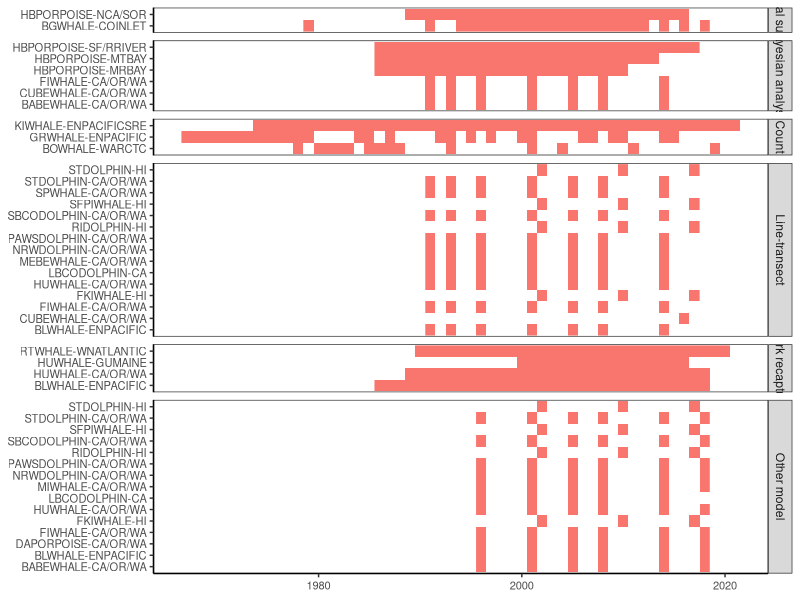

Source code (R):

# clean working environment
rm(list = ls())

# read in package
library(tidyverse)

# set plot directory
plotdir <- "figures"

# read in data
data <- read.csv("data/clean_data/U.S_Abundance_Clean.csv")





# clean data 
data_clean <- data %>%
  select(stock, stock_id, common_name, survey_method, abundance_units, year, abundance, sub_area, parent_stock_id, source_type, catg1, catg2) %>%
  mutate(catg1 = ifelse(common_name == "Mesoplodont beaked whale", "Cetaceans", catg1)) %>%
  mutate(catg2 = ifelse(common_name == "Mesoplodont beaked whale", "Small whales", catg2)) %>%
  mutate(catg1 = factor(catg1, levels = c("Cetaceans", "Pinnipeds", "Fissipeds")))


data_survey <- data_clean %>%
  group_by(stock_id, survey_method) %>%
  summarize(year_numbers = n())

data_cetaceans <- data_clean %>%
  filter(catg1 == "Cetaceans")


# make figure 
my_theme <- theme(axis.text=element_text(size=8),
                  plot.title=element_text(size=12),
                  panel.grid.major = element_blank(), 
                  panel.grid.minor = element_blank(),
                  panel.background = element_blank(), 
                  axis.line = element_line(colour = "black"))


g1 <- ggplot(data_cetaceans, aes(x=year, y=stock_id, fill=catg1)) +
  geom_raster() +
  facet_grid(survey_method~., scales="free_y", space="free_y") +
  # Labels
  #scale_x_continuous(breaks=seq(1950,2020,10)) +
  scale_fill_discrete(guide=F) +
  # Theme
  theme_bw() + my_theme + 
  theme(axis.title=element_blank(), 
        legend.position="bottom")

g1





